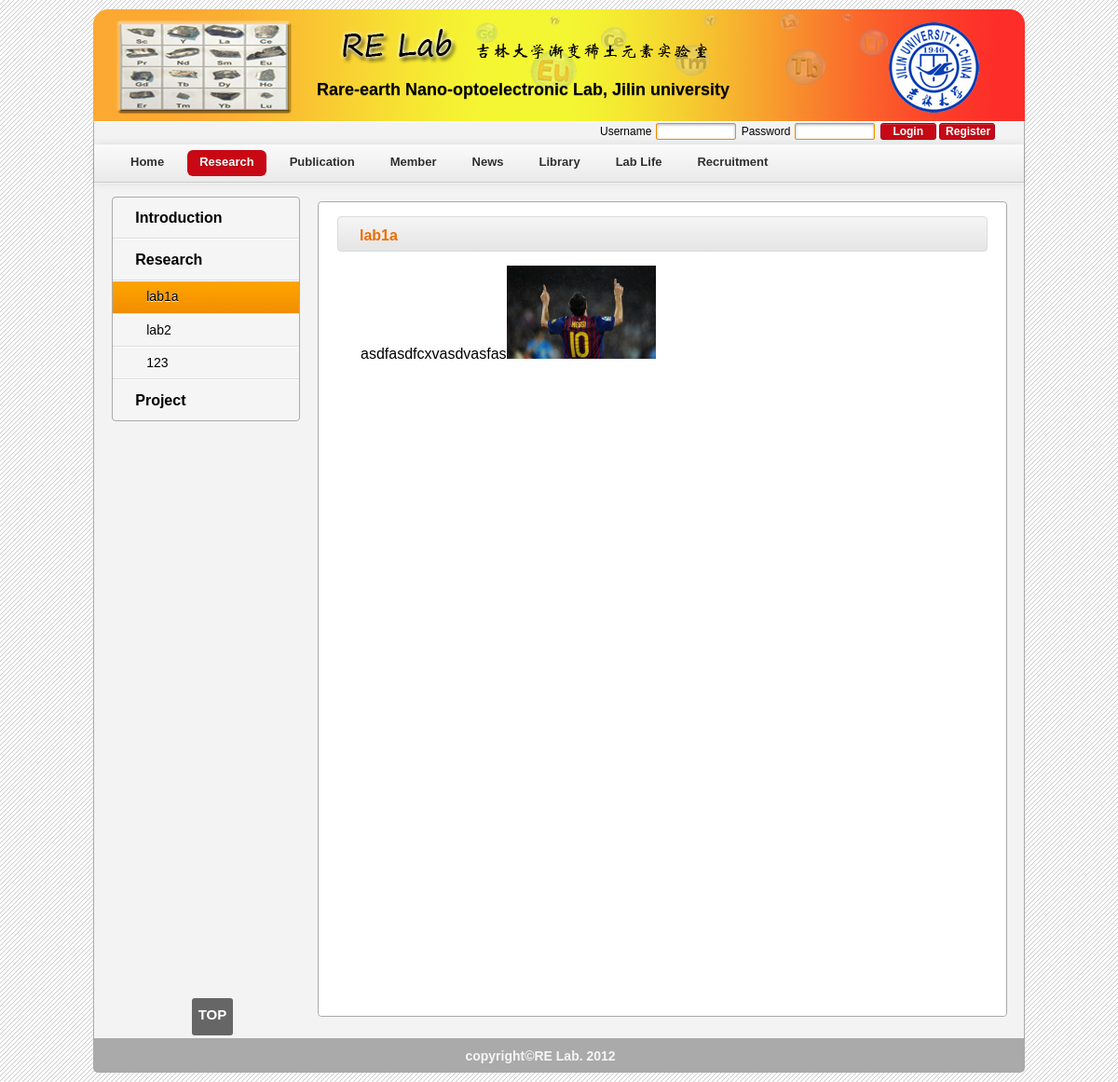
Screenshot of /intro_lab.php?id=1 with the database file from the repository.
### tables this page shows
CREATE TABLE `lab` (
  `id` int(8) NOT NULL auto_increment,
  `name` varchar(200) default NULL,
  `content` text,
  `slide_pic` varchar(100) default NULL,
  PRIMARY KEY  (`id`)
);

### include/sidebar_lab.php (the view, shortened to what this page needs)
<div id="sidebar_nav_l1" class="sidebar_nav_1">
	<div>
		<ul>
            <li id="i_nav_li"><a href="introduction.php">Introduction</a></li>
            <li id="r_nav_li"><a>Research</a></li>
			    <?php
			        $sql = "select id, name from lab";
				    $result = mysql_query("$sql");
				    while ($row = mysql_fetch_array($result)) {
			    ?>
			    <li class='sec_li' id="il_nav_li_<?php echo $row['id'];?>">
                    <a class="sec_li_a" href="intro_lab.php?id=<?php echo $row['id'];?>">
                        <?php echo $row['name'];?>
                    </a>
                </li>
			    <?php } ?>
			<li id="p_nav_li"><a href="project.php">Project</a></li>
		</ul>
	</div>
</div>
<div id="back_to_top">
    <a href="#header" onclick="" >TOP</a>
</div>

### intro_lab.php (shortened to what this page needs)
<!DOCTYPE html PUBLIC "-//W3C//DTD XHTML 1.0 Transitional//EN" "http://www.w3.org/TR/xhtml1/DTD/xhtml1-transitional.dtd">
<html xmlns="http://www.w3.org/1999/xhtml">
<head>
<?php include("./include/media/css.php");?>
<link rel="stylesheet" type="text/css" href="./media/css/introduction.css" />
</head>
<body>
<div id="wrapper">
<?php include("./include/header.php");?>
<div id="content">
	<?php include("./include/login.php");?>
    <?php include("./include/nav.php");?>
    <div id="sidebar">
	    <?php include("./include/sidebar_lab.php");?>
	</div>
	<div id="main">
	    <div id="area">
            <?php
                $id = $_GET['id'];
                $sql = "select * from lab where id='$id'";
                $result =  mysql_query($sql);
                if ($row = mysql_fetch_array($result)) {
            ?>
            <h4><?php echo $row['name'];?></h4>
            <div class="intro_area">
                <?php echo $row['content'];?>
            </div>
			<?php } ?>
		</div>
	</div>
</div>
<?php include("./include/footer.php");?>
</div>
</body>
</html>

### media/css/common/layout.css (style rules this page uses)
a { display: inline-block; }
#wrapper { width: 1000px; margin: auto; position:relative; _margin-left: 100px; }
#content { position: relative; min-height: 870px; border-radius: 0 0 0px 0px; zoom: 0; }
#sidebar { _height: 860px; width: 210px; padding: 0 10px 10px 15px; *padding-top: 10px; margin: 15px 0 0 0; z-index:12; }
#sidebar .sidebar_nav,#sidebar .sidebar_nav_1, #sidebar .sidebar_nav_static { width: 210px; margin: auto; }
#sidebar .sidebar_nav_1 ul { padding: 0; margin: 0 0; }
#sidebar .sidebar_nav ul li,#sidebar .sidebar_nav_1 ul li, #sidebar .sidebar_nav_static ul li { padding: 0; }
#sidebar .sidebar_nav ul li a,#sidebar .sidebar_nav_1 ul li a, #sidebar .sidebar_nav_static ul li a { display: block; padding: 5px 18px 5px 24px; }
#sidebar .sidebar_nav div,#sidebar .sidebar_nav_1 div, #sidebar .sidebar_nav_static div { padding: 0; }
#back_to_top { position: fixed; margin-left: 90px; bottom: 50px; width: 44px; height: 40px; border-radius: 3px; }
#back_to_top a { display: block; border-radius: 3px; }
#main { position: absolute; top: 70px; *top: 66px; min-height: 840px; width: 770px; left: 225px; z-index:1; }
#main #area { margin: 15px 15px 0px; padding: 0px 0 0px; border-radius: 4px; }

### media/css/common/color.css (style rules this page uses)
img { border: none; }
#content { border:1px #aaa solid; border-top:1px #fff solid; background: #F3F3F3; }
#sidebar { background: #F3F3F3; }
#sidebar .sidebar_nav ul li,#sidebar .sidebar_nav_1 ul li, { border-top: 1px solid #fff; border-bottom: 1px solid #fff; }
#sidebar .sidebar_nav_1 ul li a.current { color: #000; text-shadow: 0 1px rgba(255, 255, 255, 0.9); background: -webkit-linear-gradient(top, #FFA500, #F18D00) ; background: -moz-linear-gradient(top, #FFA500, #F18D00) repeat scroll 0 0 transparent; filter:progid:DXImageTransform.Microsoft.gradient(startColorstr='#FFA500',endColorstr='#F18D00'); }
#main #area { border: 1px solid #aaa; background: #fff; }
#back_to_top { background-color: #666; background-position: 8px 13px; }
#back_to_top a { color: #fff; }

### media/css/common/component.css (style rules this page uses)
#sidebar .sidebar_nav_1 { width: 95%; border: 1px solid #aaa; border-radius: 4px; background: whiteSmoke; }
#sidebar .sidebar_nav_1 ul li { border-top: 1px solid white; border-bottom: 1px solid #ddd; }
#sidebar .sidebar_nav_1 ul li a { color: #000; }
#sidebar .sidebar_nav_static ul li:first-child,#sidebar .sidebar_nav_1 ul li:first-child { border-top: 0; }
#sidebar .sidebar_nav_static ul li:last-child,#sidebar .sidebar_nav_1 ul li:last-child { border-bottom: 0; }
#sidebar .sidebar_nav_1 ul li a { padding-top: 0; padding-bottom: 0; font-size: 16px; }
#sidebar .sidebar_nav_1 li a { font-size: 16px; font-weight: bold; letter-spacing: 0px; height: 100%; line-height: 2.7; cursor: pointer; }
#sidebar .sidebar_nav_1 .sec_li a { padding-top: 4px; padding-bottom: 4px; margin: 0; word-wrap:break-word; font-weight: normal; font-size: 14px; padding-left: 36px; line-height: 1.8; }
#main h4 { height: 24px; background: -webkit-linear-gradient(top, whiteSmoke, #E5E5E5); background: -moz-linear-gradient(top, whiteSmoke, #E5E5E5) repeat scroll 0 0 transparent; filter: progid:DXImageTransform.Microsoft.gradient(startColorstr='#f5f5f5',endColorstr='#E5E5E5'); border: 1px solid #D8DCDF; padding: 6px 23px; margin: 15px 20px; border-radius: 4px; display: block; color: #ED6D00; }

### rows the page displays
lab: name "lab1a", content "asdfasdfcxvasdvasfas", content (picture)
lab: name "lab2"
lab: name "123"
